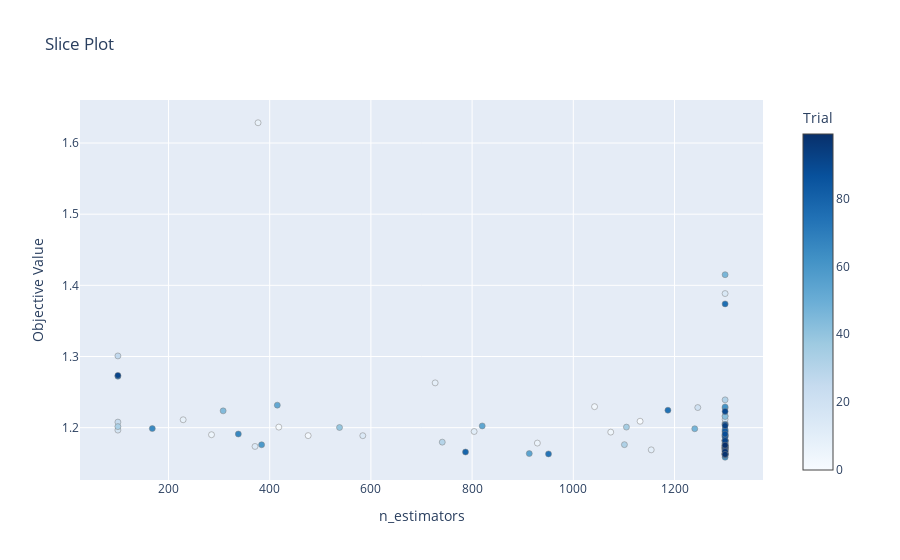

Write notebook code for a chart like this one.
### Code cell
important_hyperparams = sorted(study.best_trial.params, key=study.best_trial.params.get, reverse=True)[:1]
optuna.visualization.plot_slice(study=optuna.load_study(study_name=study_name, storage=db_path), params=important_hyperparams)
